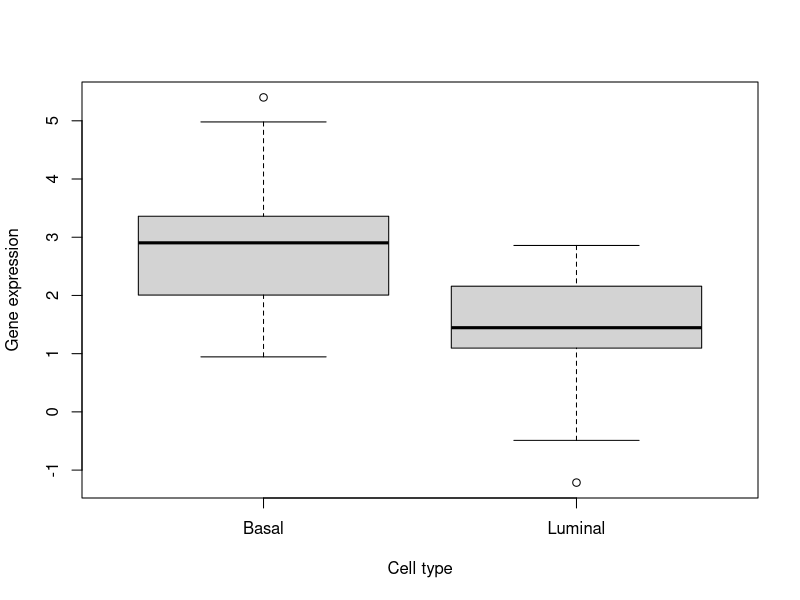
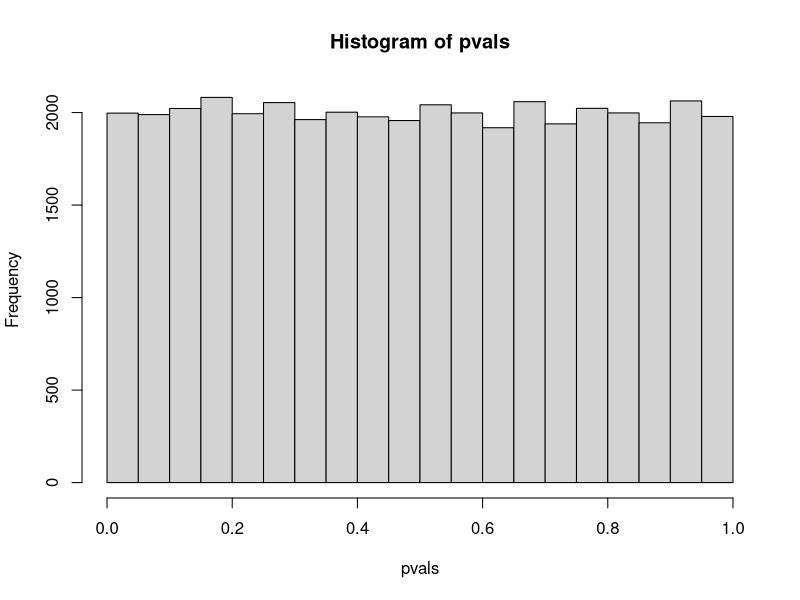
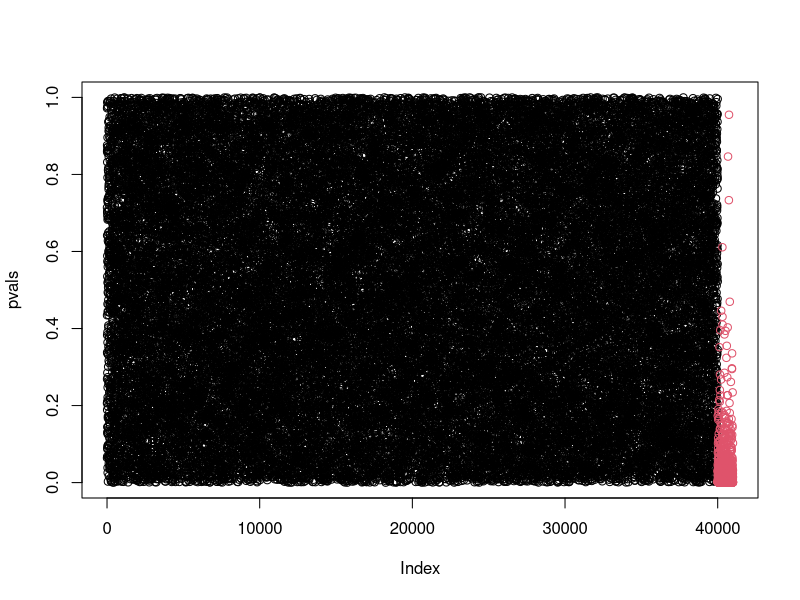
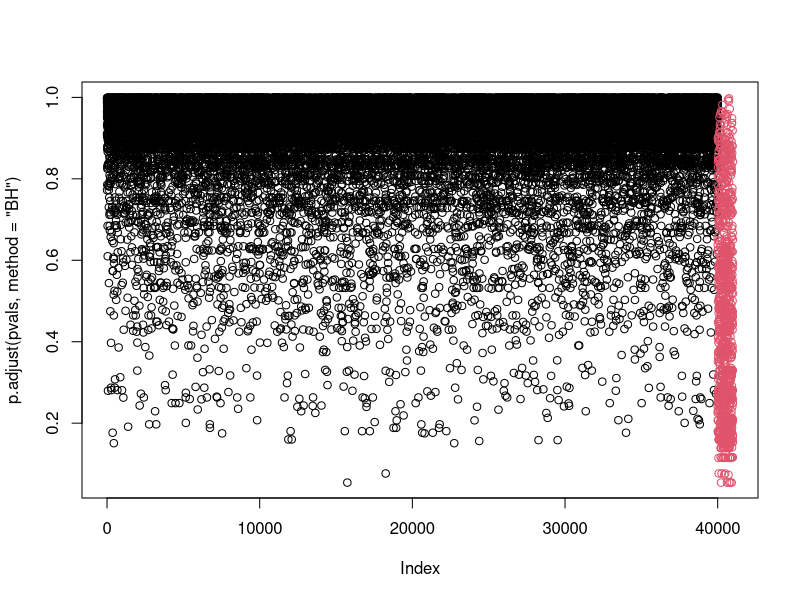
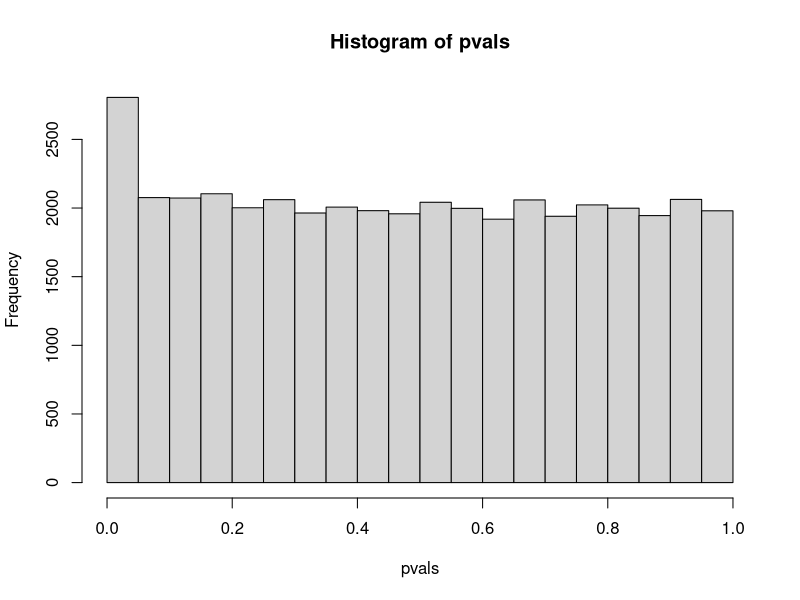
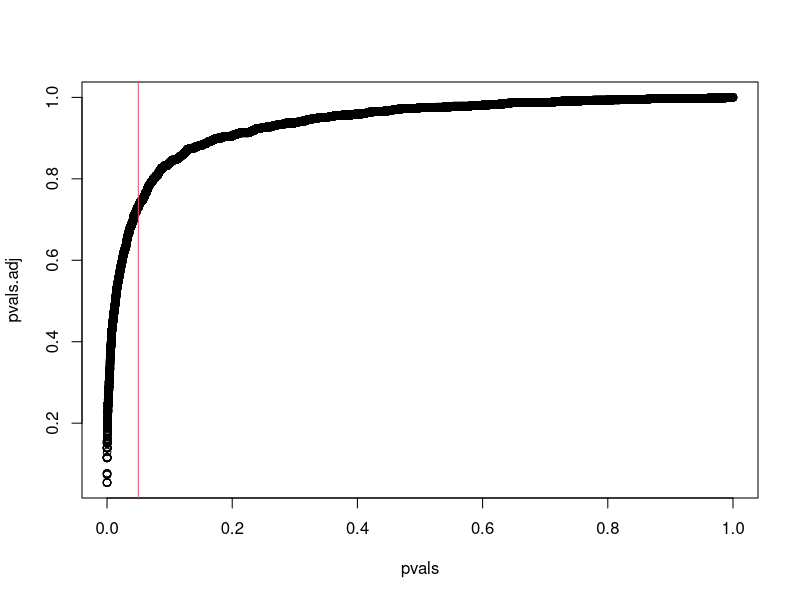

The R script that drew these images, in order:
## ---- chunk 1
# change working directory: should be the directory containg the Markdown files:
#setwd("~/courses/cruk/RNAseqWithR/201907/tex/sc/")
#setwd("/Volumes/Files/courses/cruk/RNAseqWithR/201907/tex/sc")

## ---- chunk 2
one3levelfactor = data.frame(condition =
rep(c("TreatmentA", "TreatmentB", "Control"), 2))
# model without intercept and default levels:
model.matrix(~ condition - 1, data = one3levelfactor)
# model with intercept and default levels
model.matrix(~ condition, data = one3levelfactor)
# model with intercept and self-defined levels
levels(one3levelfactor$condition)
levels(one3levelfactor$condition) = c("TreatmentB", "TreatmentA", "Control") 
model.matrix(~ condition, data = one3levelfactor)
## ---- chunk 3
# create dataset
two2levelfactor = data.frame(treatment = rep(c("TreatA","NoTreat"),4), er = rep(c("+","-"),each=4))
# design matrix without interaction
model.matrix(~ treatment + er, data=two2levelfactor)
# design matrix with interaction
model.matrix(~ treatment + er + treatment:er, data=two2levelfactor)
model.matrix(~ treatment * er, data=two2levelfactor)
## ---- chunk 4
# create dataset
two2levelfactor = data.frame(treatment = rep(c("TreatA","NoTreat"),4), er = rep(c("+","-"),each=4))
# design matrix without interaction
model.matrix(~ treatment + er, data=two2levelfactor)
# design matrix with interaction
model.matrix(~ treatment + er + treatment:er, data=two2levelfactor)
model.matrix(~ treatment * er, data=two2levelfactor)
## ---- chunk 5
microarrays = read.csv("data/03-microarrays.csv",row.names=1)
boxplot(expression~celltype,data=microarrays,col="light gray",
        ylab = "Gene expression", xlab = "Cell type")
## ---- chunk 6
fit = lm(expression~celltype-1,data=microarrays)
summary(fit)
#
fit = lm(expression~celltype,data=microarrays)
summary(fit)
## ---- chunk 7
Basal = microarrays$expression[microarrays$celltype=="Basal"]
Luminal = microarrays$expression[microarrays$celltype=="Luminal"]
t.test(Basal,Luminal,var.equal=TRUE)
## ---- chunk 8
# model 1
summary(lm(expression~mousetype-1,data=microarrays))
# model 2
summary(lm(expression~mousetype,data=microarrays))
## ---- chunk 9
# model 1
summary(aov(expression~mousetype-1,data=microarrays))
# model 2
summary(aov(expression~mousetype,data=microarrays))
## ---- chunk 10
# without interactions
summary(lm(expression~mousetype+celltype,data=microarrays))
anova(lm(expression~mousetype+celltype,data=microarrays))
# with interactions
summary(lm(expression~mousetype*celltype,data=microarrays))
anova(lm(expression~mousetype*celltype,data=microarrays))
## ---- chunk 11
# without interactions
summary(aov(expression~mousetype+celltype,data=microarrays))
# with interactions
summary(aov(expression~mousetype*celltype,data=microarrays))
## ---- chunk 12
# prepare 
Y = microarrays$expression
X = model.matrix(~mousetype*celltype,data=microarrays)
# estimate
Beta.hat = solve(t(X)%*%X)%*%t(X)%*%Y
## ---- chunk 13
# prepare 
E  = rnorm(nrow(X),mean=0,sd=.25)
Y  = X%*%Beta.hat + E 
# estimate
summary(lm(Y~microarrays$mousetype*microarrays$celltype))
## ---- chunk 14

N <- 40000
R <- 10
X <- matrix(rnorm(N* R, 0, 1), nrow=N)
## ---- chunk 15
t.test(X[1,])$p.value
pvals <- apply(X, 1, function(y) t.test(y)$p.value)
## ---- chunk 16
sum(pvals<0.05)
## ---- chunk 17
hist(pvals)
## ---- chunk 18
df <- 1000
Y <- matrix(rnorm(df* R, 1, 1), nrow=df)
Z <- rbind(X, Y)
pvals <- apply(Z, 1, function(y) t.test(y)$p.value)
#
plot(pvals,col=rep(1:2,c(40000,1000)))
plot(p.adjust(pvals, method="BH"),col=rep(1:2,c(40000,1000)))
#
tapply(p.adjust(pvals, method="BH")<0.05,rep(1:2,c(40000,1000)),mean)
## ---- chunk 19
hist(pvals)
## ---- chunk 20
exp.sig<- (nrow(Z))*0.05
obs.sig <- sum(pvals<0.05)
FDR <- exp.sig / obs.sig
FDR
## ---- chunk 21
pvals.adj <- p.adjust(pvals, method="BH")
plot(pvals, pvals.adj)
abline(v=0.05, col=2)
